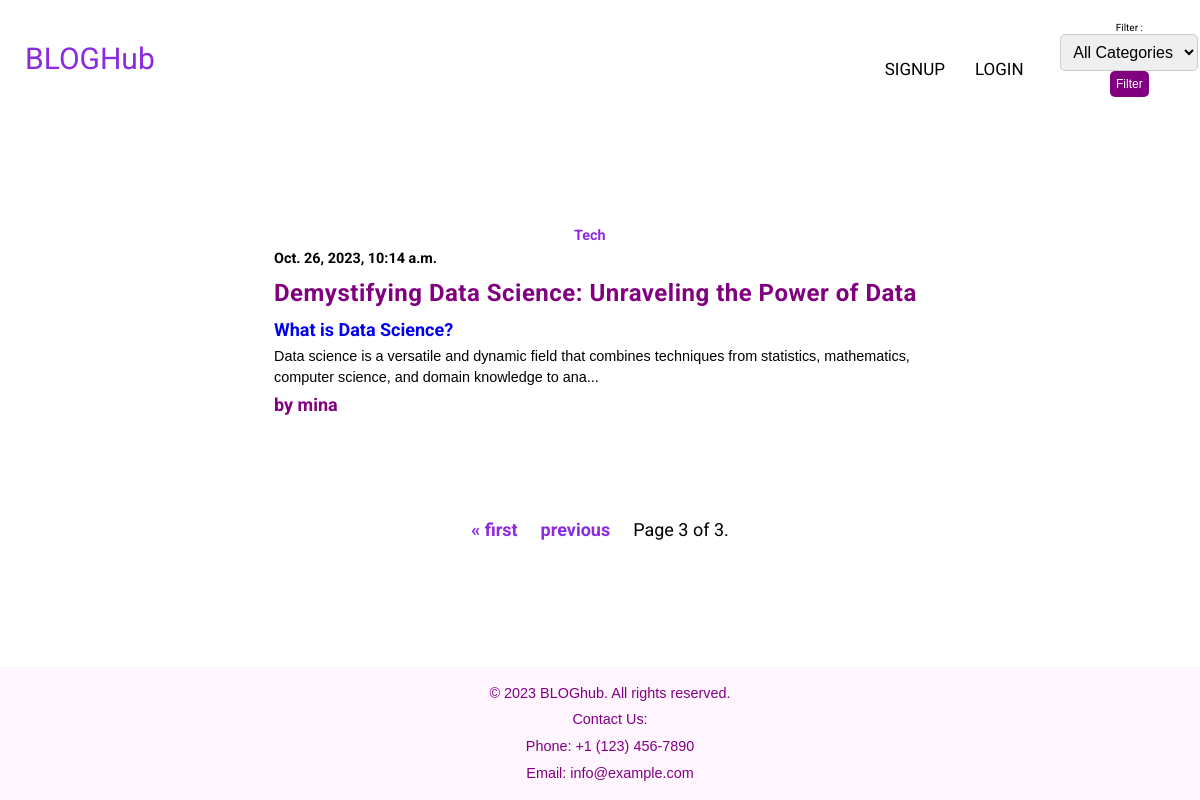
Screenshot of /home/?page=3 with the database file from the repository.
### blog/models.py (models this page shows, shortened)
class post(models.Model):
    author = models.ForeignKey(User, on_delete=models.CASCADE,null=True,blank=True)
    title=models.CharField(max_length=100,null=True,blank=True)
    content=RichTextField()
    image=models.ImageField(upload_to='post_media',null=True,blank=True)
    date=models.DateTimeField(auto_now_add=True,null=True)
    category=models.ForeignKey(categories,on_delete= models.CASCADE,null=True,blank=True)

class categories(models.Model):
    cate=models.CharField(max_length=30,null=True,blank=True)
    def __str__(self):
        return self.cate

### blog/views.py (the view)
# urls.py: path('home/',views.home),
def home(request):
    all_posts = post.objects.all().order_by('-date')
    categori = categories.objects.all()
    catego = request.GET.get('category')
    if catego:
        all_posts = all_posts.filter(category__cate=catego)
    per_page = 4
    page_number = request.GET.get('page')
    paginator = Paginator(all_posts, per_page)
    page = paginator.get_page(page_number)
    return render(request, 'home.html', {'data': page, 'c': categori})

### blog/templates/home.html (shortened to what this page needs)
{% load static %}
<!DOCTYPE html>
<html lang="en">
<head>
    <link rel="stylesheet" href="https://cdnjs.cloudflare.com/ajax/libs/font-awesome/6.4.0/css/all.min.css">
</head>
<body>
    <div class="nav-links">
        <ul>
            <li style="margin-right: 720px;font-size:30px;color: blueviolet;" class="upward">BLOGHub</li>
            <li class="center"><a href="/signup">SIGNUP</a></li>
            <li class="upward"><a href="/login">LOGIN</a></li>
            <li >    <div class="filter-form">
                <form method="GET" action="/home">
                    <label style="color: black;" for="category">Filter :</label>
                    <select name="category" id="category">
                        <option value="">All Categories</option>
                    </select>
                    <button type="submit">Filter</button>
                </form>
            </div></li>
        </ul>
    </div>
    <div class="blog-container">
        {% for i in data %}
        <a href="/fullp/{{i.id}}">
        <div class="blog_post">
            <div class="container_copy">
                <h3 style="padding-left: 300px;color: blueviolet;">{{i.category}}</h3>
                <h3>{{i.date}}</h3>
                <h1>{{i.title}}</h1>
                <p>{{ i.content|slice:":200"|safe }}...</p>
                <h2 style="color: purple;">by {{i.author}}</h2>
            </div>
        </div>
        </a>
        {% endfor %}
    </div>
    <div class="pagination">
        <span class="step-links">
            {% if data.has_previous %}
                <a style="font-size: large;" href="?page=1">&laquo; first</a>
                <a style="font-size: large;" href="?page={{ data.previous_page_number }}">previous</a>
            {% endif %}
            <span class="current-page">
                Page {{ data.number }} of {{ data.paginator.num_pages }}.
            </span>
        </span>
    </div>
    <div class="footer">
        <p style="color: purple;">&copy; 2023  BLOGhub. All rights reserved.</p>
        <p style="color: purple;">Contact Us:</p>
        <p style="color: purple;" >Phone: +1 (123) 456-7890</p>
        <p style="color: purple;" >Email: info@example.com</p>
    </div>
</body>
</html>

### blog/templates/home.html (style rules this page uses)
* { padding: 0; margin: 0; }
html { font-family: "Roboto", sans-serif; font-size: 12px; }
body { display: flex; flex-direction: column; background-color: #ffffff; background-size: cover; }
.nav-links { width: 100%; padding: 20px 15px; color: white; text-align: center; }
.nav-links ul { list-style: none; display: flex; align-items: center; justify-content: center; }
.nav-links li { margin: 0 10px; }
.nav-links li a { position: relative; color: black; font-size: 17px; padding: 6px 10px; text-decoration: none; }
.nav-links li a:before { content: ''; position: absolute; bottom: 0; left: 50%; transform: translateX(-50%); height: 3px; width: 0%; background: palevioletred; border-radius: 12px; transition: all 0.4s ease; }
.blog-container { margin-top: 20px; }
.blog_post { max-width: 700px; margin: 60px auto; transition: box-shadow 0.3s ease; }
.container_copy { padding: 2rem; }
h3 { font-family: "Roboto", sans-serif; margin: 0.5rem 0; color: black; font-size: 1.20rem; }
h1 { font-family: "Roboto", sans-serif; margin: 1rem 0; font-size: 2rem; letter-spacing: 0.5px; color: purple; }
p { font-family: Arial, Helvetica, sans-serif; margin: 0.5rem 0; font-size: 1.2rem; line-height: 1.45; color: black; }
.pagination { text-align: center; margin-top: 20px; margin-bottom: 200px; }
.pagination { text-align: center; margin-top: 20px; }
.step-links a { color: blueviolet; text-decoration: none; margin: 0 10px; font-weight: bold; }
.current-page { font-size: large; margin: 0 10px; }
.filter-form label { font-size: 10px; }
.filter-form select { padding: 8px; font-size: 16px; border: 1px solid #ccc; border-radius: 5px; }
.filter-form button { padding: 6px; font-size: 12px; background-color: purple; color: white; border: none; border-radius: 5px; cursor: pointer; }
a { text-decoration: none; }
.footer { text-align: center; padding: 10px; background-color: #FFF5FF; color: white; position: fixed; bottom: 0; width: 100%; }

### rows the page displays
post: category "Tech", date "Oct. 26, 2023, 10:14 a.m.", title "Demystifying Data Science: Unraveling the Power of Data", content "What is Data Science? Data science is a versatile and dynamic field that combines techniques from statistics, mathematics, computer science, and domain knowledge to ana", author "mina"

### other values shown
{{ data.number }} "3"
{{ data.paginator.num_pages }} "3"
